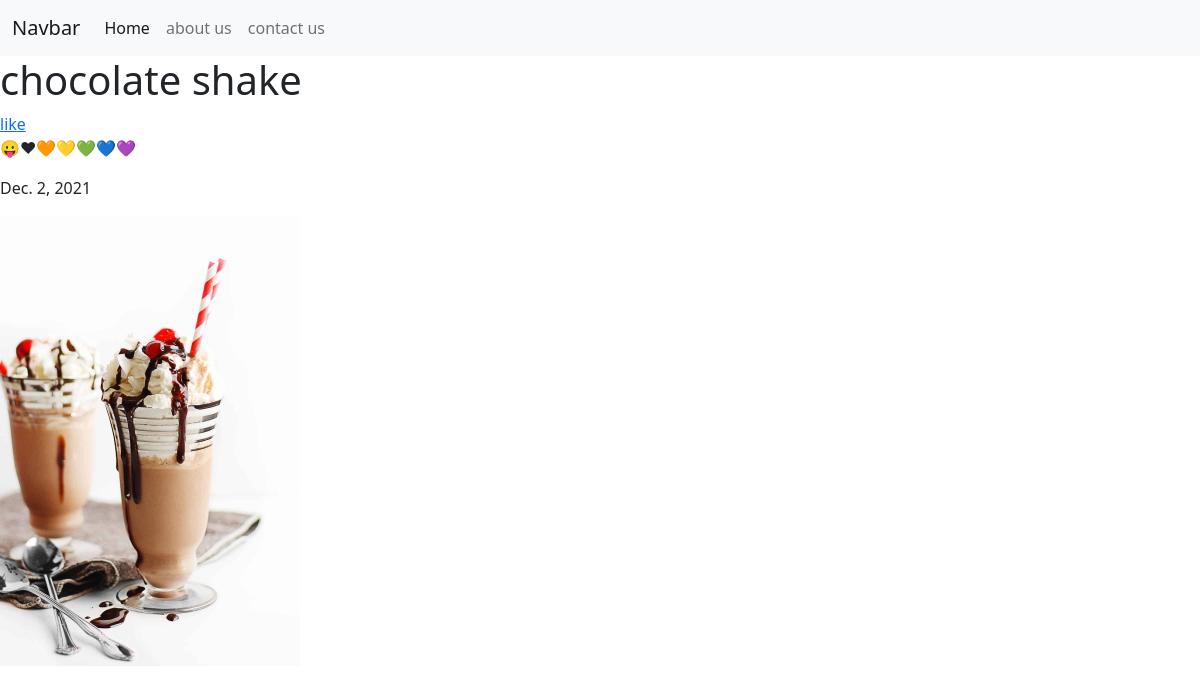
The app's page /testapp/blog/19 with its own data.
### testapp/models.py (models this page shows, shortened)
class Blog(models.Model):
    title = models.CharField(max_length=200)
    content = models.TextField()
    date = models.DateField(auto_now_add=True , null=True , blank=True)
    author = models.ForeignKey(User , on_delete = models.CASCADE , null=True , blank=True)
    image = models.ImageField(upload_to = '%Y/%m/%d' ,null=True , blank=True )
    likes = models.ManyToManyField(User , related_name='BlogLikes' , blank=True)

### testapp/views.py (the view)
# urls.py: path('blog/<int:pk>' ,BlogDetail.as_view() , name = 'detail'),
class BlogDetail(generic.DetailView):
    model = Blog
    template_name = 'testapp/BlogDetail.html'

### testapp/templates/testapp/BlogDetail.html (shortened to what this page needs)
{% extends 'base.html' %}
{% block content %}
<h1>{{blog.title}}</h1>
{% if user in blog.likes.all %}
    <a href="{% url 'postunlike' blog.id %}">unlike</a>
{% else %}
    <a href="{% url 'postlike' blog.id %}">like</a>
{% endif %}
<p>{{blog.content}}</p>
<p>{{blog.date}}</p>
<img style="width: 300px;" src="{{blog.image.url}}" alt="">
{% endblock content %}

### records on screen
Blog: title "chocolate shake", content "😛❤🧡💛💚💙💜", date "Dec. 2, 2021", image (picture)
